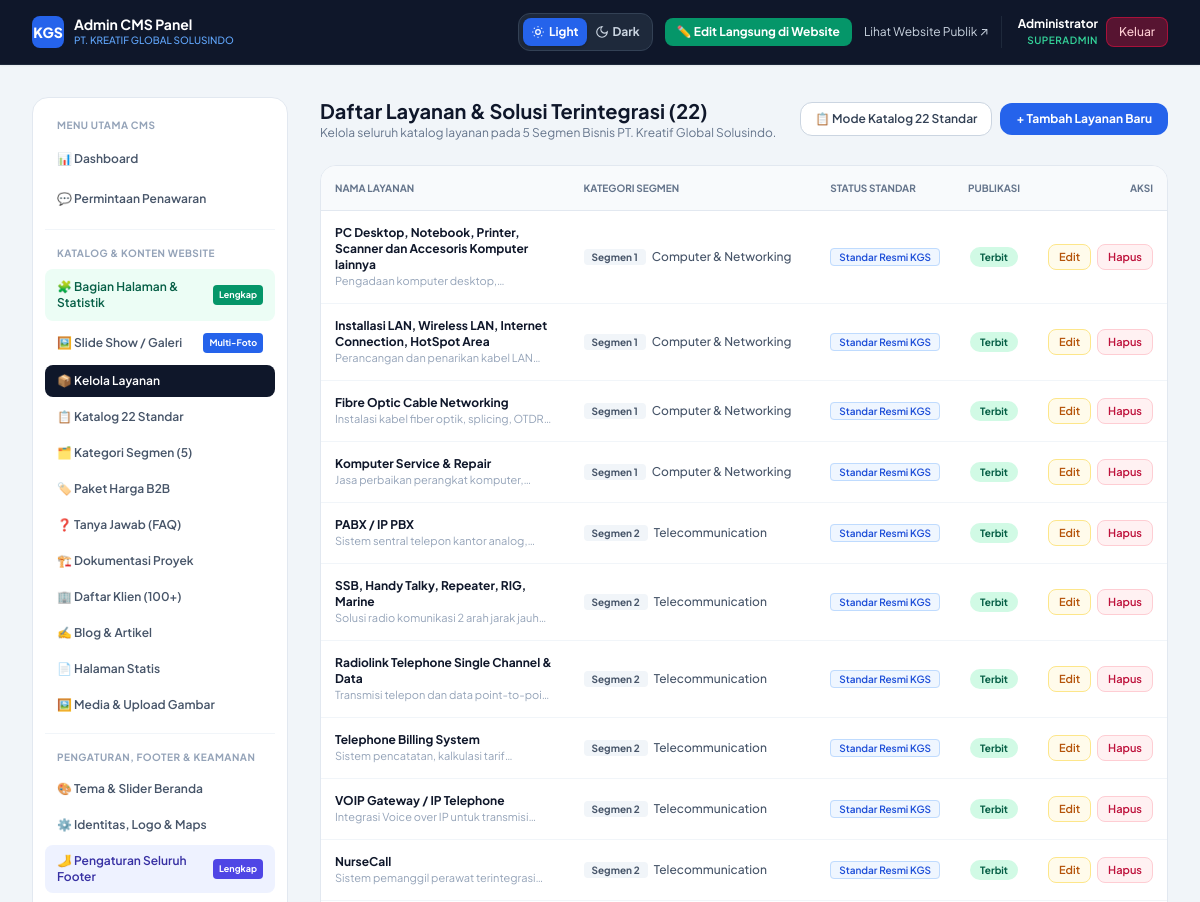
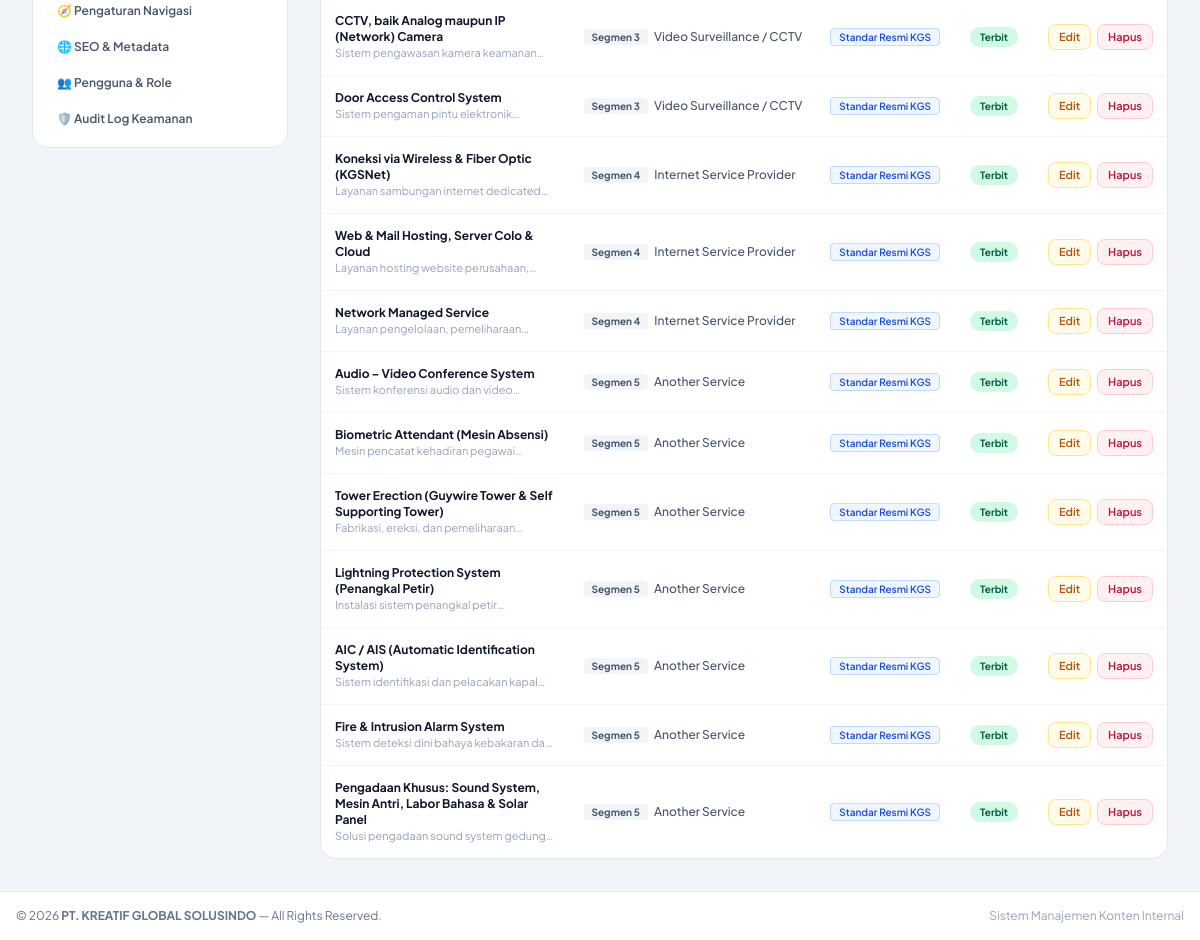
/admin/layanan.php (signed in), run on an earlier commit of the app's database (2 pictures, top to bottom).
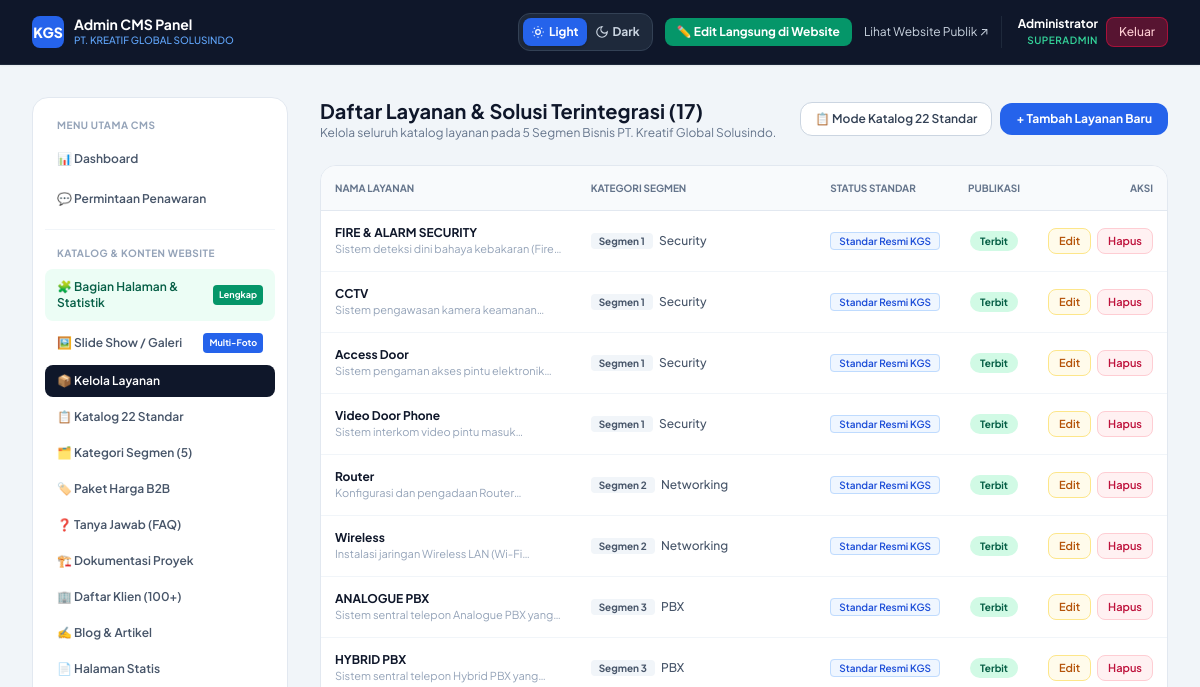
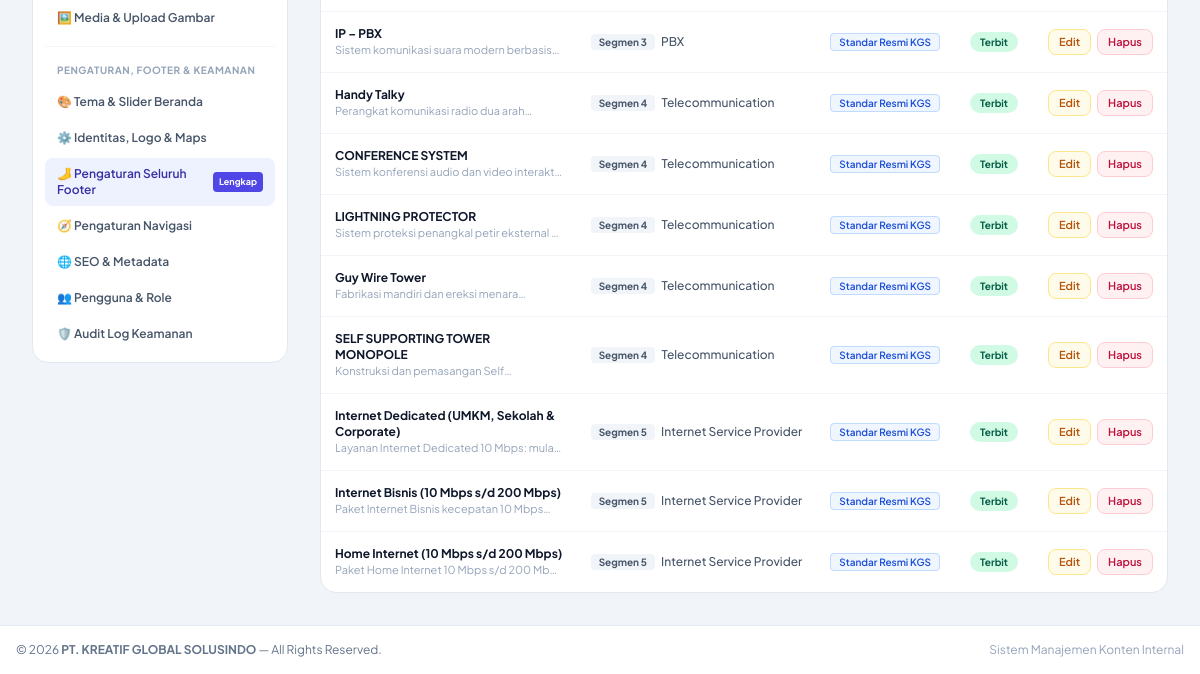
And on a later commit of the database (2 pictures, top to bottom).
### tables this page shows
CREATE TABLE IF NOT EXISTS `services` (
  `id` INT AUTO_INCREMENT PRIMARY KEY,
  `category_id` INT NOT NULL,
  `name` VARCHAR(150) NOT NULL,
  `slug` VARCHAR(160) NOT NULL UNIQUE,
  `summary` TEXT NOT NULL,
  `description` LONGTEXT NOT NULL,
  `main_image` VARCHAR(255) DEFAULT NULL,
  `features` TEXT,
  `brands` TEXT,
  `target_sectors` TEXT,
  `pdf_page` INT NOT NULL DEFAULT 4,
  `verification_status` ENUM('Standar Resmi KGS', 'Terverifikasi dari PDF', 'Perlu Konfirmasi', 'Tambahan Disetujui Admin') DEFAULT 'Standar Resmi KGS',
  `admin_notes` TEXT,
  `meta_title` VARCHAR(255) DEFAULT NULL,
  `meta_description` TEXT,
  `is_published` TINYINT(1) DEFAULT 1,
  `sort_order` INT DEFAULT 0,
  `created_at` DATETIME DEFAULT CURRENT_TIMESTAMP,
  `updated_at` DATETIME DEFAULT CURRENT_TIMESTAMP ON UPDATE CURRENT_TIMESTAMP,
  FOREIGN KEY (`category_id`) REFERENCES `service_categories`(`id`) ON DELETE CASCADE
);

CREATE TABLE IF NOT EXISTS `service_categories` (
  `id` INT AUTO_INCREMENT PRIMARY KEY,
  `code` VARCHAR(50) NOT NULL UNIQUE,
  `segment_number` INT NOT NULL,
  `name` VARCHAR(100) NOT NULL,
  `description` TEXT,
  `pdf_page` INT NOT NULL DEFAULT 4,
  `is_active` TINYINT(1) DEFAULT 1,
  `created_at` DATETIME DEFAULT CURRENT_TIMESTAMP
);

### includes/functions.php (called while the page is built, shortened)
<?php
function e(?string $str): string {
    return htmlspecialchars($str ?? '', ENT_QUOTES | ENT_SUBSTITUTE, 'UTF-8');
}

### admin/layanan.php (the view, shortened to what this page needs)
<?php
require_once __DIR__ . '/layout-header.php';
$services = $pdo->query("SELECT s.*, c.name as category_name, c.segment_number FROM services s JOIN service_categories c ON s.category_id = c.id ORDER BY c.segment_number ASC, s.sort_order ASC, s.id ASC")->fetchAll();
?>
<div class="flex flex-col sm:flex-row items-start sm:items-center justify-between gap-4">
    <div>
        <h1 class="text-xl font-bold text-slate-900">Daftar Layanan & Solusi Terintegrasi (<?= count($services) ?>)</h1>
        <p class="text-xs text-slate-500">Kelola seluruh katalog layanan pada 5 Segmen Bisnis PT. Kreatif Global Solusindo.</p>
    </div>
    <div class="flex items-center gap-2">
        <a href="audit-pdf.php" class="px-3.5 py-2 bg-white hover:bg-slate-50 text-slate-700 border border-slate-300 text-xs font-semibold rounded-xl transition">
            📋 Mode Katalog 22 Standar
        </a>
        <a href="tambah-layanan.php" class="px-4 py-2 bg-blue-600 hover:bg-blue-700 text-white text-xs font-bold rounded-xl shadow-xs transition">
            + Tambah Layanan Baru
        </a>
    </div>
</div>
<div class="bg-white border border-slate-200 rounded-2xl overflow-hidden shadow-xs">
    <div class="overflow-x-auto">
        <table class="w-full text-left text-xs text-slate-700">
            <thead class="bg-slate-50 border-b border-slate-200 uppercase font-semibold text-[10px] text-slate-500">
                <tr>
                    <th class="p-3.5">Nama Layanan</th>
                    <th class="p-3.5">Kategori Segmen</th>
                    <th class="p-3.5">Status Standar</th>
                    <th class="p-3.5 text-center">Publikasi</th>
                    <th class="p-3.5 text-right">Aksi</th>
                </tr>
            </thead>
            <tbody class="divide-y divide-slate-100">
                <?php if (empty($services)): ?>
                    <tr>
                        <td colspan="5" class="p-8 text-center text-slate-400">Belum ada data layanan.</td>
                    </tr>
                <?php else: foreach ($services as $s): ?>
                <tr class="hover:bg-slate-50 transition">
                    <td class="p-3.5">
                        <div class="flex items-center gap-3">
                            <div>
                                <a href="../detail-layanan.php?slug=<?= e($s['slug']) ?>" target="_blank" class="font-bold text-slate-900 hover:text-blue-600 block">
                                    <?= e($s['name']) ?>
                                </a>
                                <div class="text-[11px] text-slate-400 line-clamp-1"><?= e($s['summary']) ?></div>
                            </div>
                        </div>
                    </td>
                    <td class="p-3.5 text-slate-600 font-medium whitespace-nowrap">
                        <span class="px-2 py-0.5 bg-slate-100 rounded text-[10px] font-bold mr-1">Segmen <?= (int)$s['segment_number'] ?></span>
                        <?= e($s['category_name']) ?>
                    </td>
                    <td class="p-3.5 whitespace-nowrap">
                        <span class="px-2 py-0.5 rounded text-[10px] font-semibold bg-blue-50 text-blue-700 border border-blue-200">
                            <?= e($s['verification_status'] ?: 'Standar Resmi KGS') ?>
                        </span>
                    </td>
                    <td class="p-3.5 text-center whitespace-nowrap">
                        <form method="POST" class="inline">
                            <button type="submit" class="px-2.5 py-0.5 rounded-full font-bold text-[10px] cursor-pointer <?= $s['is_published'] ? 'bg-emerald-100 text-emerald-800' : 'bg-slate-100 text-slate-500' ?>">
                                <?= $s['is_published'] ? 'Terbit' : 'Draft' ?>
                            </button>
                        </form>
                    </td>
                    <td class="p-3.5 text-right whitespace-nowrap">
                        <div class="flex items-center justify-end gap-1.5">
                            <a href="edit-layanan.php?id=<?= (int)$s['id'] ?>" class="px-2.5 py-1 bg-amber-50 hover:bg-amber-100 text-amber-700 border border-amber-200 rounded-lg font-semibold text-[11px]">
                                Edit
                            </a>
                            <form method="POST" action="layanan.php" onsubmit="return confirm('Hapus layanan ini secara permanen?');" class="inline">
                                <button type="submit" class="px-2.5 py-1 bg-rose-50 hover:bg-rose-100 text-rose-700 border border-rose-200 rounded-lg font-semibold text-[11px] cursor-pointer">
                                    Hapus
                                </button>
                            </form>
                        </div>
                    </td>
                </tr>
                <?php endforeach; endif; ?>
            </tbody>
        </table>
    </div>
</div>
<?php require_once __DIR__ . '/layout-footer.php'; ?>

What changed in the data, as far as the page shows it:
removed services: name "Tower Erection (Guywire Tower & Self Supporting Tower)", summary "Fabrikasi, ereksi, dan…", category.segment_number "5", category.name "Another Service", verification_status "Standar Resmi KGS", is_published "Terbit"
removed services: name "Lightning Protection System (Penangkal Petir)", summary "Instalasi sistem penangkal…", category.segment_number "5", category.name "Another Service", verification_status "Standar Resmi KGS", is_published "Terbit"
removed services: name "AIC / AIS (Automatic Identification System)", summary "Sistem identifikasi dan pelacakan…", category.segment_number "5", category.name "Another Service", verification_status "Standar Resmi KGS", is_published "Terbit"
removed services: name "Fire & Intrusion Alarm System", summary "Sistem deteksi dini bahaya kebakaran…", category.segment_number "5", category.name "Another Service", verification_status "Standar Resmi KGS", is_published "Terbit"
removed services: name "Pengadaan Khusus: Sound System, Mesin Antri, Labor Bahasa & Solar Panel", summary "Solusi pengadaan sound system…", category.segment_number "5", category.name "Another Service", verification_status "Standar Resmi KGS", is_published "Terbit"
changed services: name "PC Desktop, Notebook, Printer, Scanner dan Accesoris Komputer lainnya" → "FIRE & ALARM SECURITY"; summary "Pengadaan komputer…" → "Sistem deteksi dini bahaya kebakaran…"; category.name "Computer & Networking" → "Security"
changed services: name "Installasi LAN, Wireless LAN, Internet Connection, HotSpot Area" → "CCTV"; summary "Perancangan dan penarikan kabel…" → "Sistem pengawasan kamera…"; category.name "Computer & Networking" → "Security"
changed services: name "Fibre Optic Cable Networking" → "Access Door"; summary "Instalasi kabel fiber optik, splicing,…" → "Sistem pengaman akses pintu…"; category.name "Computer & Networking" → "Security"
changed services: name "Komputer Service & Repair" → "Video Door Phone"; summary "Jasa perbaikan perangkat…" → "Sistem interkom video pintu…"; category.name "Computer & Networking" → "Security"
changed services: name "PABX / IP PBX" → "Router"; summary "Sistem sentral telepon kantor…" → "Konfigurasi dan pengadaan…"; category.name "Telecommunication" → "Networking"
changed services: name "SSB, Handy Talky, Repeater, RIG, Marine" → "Wireless"; summary "Solusi radio komunikasi 2 arah jarak…" → "Instalasi jaringan Wireless LAN…"; category.name "Telecommunication" → "Networking"
changed services: name "Radiolink Telephone Single Channel & Data" → "ANALOGUE PBX"; summary "Transmisi telepon dan data…" → "Sistem sentral telepon Analogue PBX…"; category.segment_number "2" → "3"; category.name "Telecommunication" → "PBX"
changed services: name "Telephone Billing System" → "HYBRID PBX"; summary "Sistem pencatatan, kalkulasi…" → "Sistem sentral telepon Hybrid PBX…"; category.segment_number "2" → "3"; category.name "Telecommunication" → "PBX"
changed services: name "VOIP Gateway / IP Telephone" → "IP – PBX"; summary "Integrasi Voice over IP untuk…" → "Sistem komunikasi suara modern…"; category.segment_number "2" → "3"; category.name "Telecommunication" → "PBX"
changed services: name "NurseCall" → "Handy Talky"; summary "Sistem pemanggil perawat…" → "Perangkat komunikasi radio dua…"; category.segment_number "2" → "4"
changed services: name "CCTV, baik Analog maupun IP (Network) Camera" → "CONFERENCE SYSTEM"; summary "Sistem pengawasan kamera…" → "Sistem konferensi audio dan video…"; category.segment_number "3" → "4"; category.name "Video Surveillance / CCTV" → "Telecommunication"
changed services: name "Door Access Control System" → "LIGHTNING PROTECTOR"; summary "Sistem pengaman pintu…" → "Sistem proteksi penangkal petir eksternal…"; category.segment_number "3" → "4"; category.name "Video Surveillance / CCTV" → "Telecommunication"
changed services: name "Koneksi via Wireless & Fiber Optic (KGSNet)" → "Guy Wire Tower"; summary "Layanan sambungan internet…" → "Fabrikasi mandiri dan ereksi…"; category.name "Internet Service Provider" → "Telecommunication"
changed services: name "Web & Mail Hosting, Server Colo & Cloud" → "SELF SUPPORTING TOWER MONOPOLE"; summary "Layanan hosting website…" → "Konstruksi dan pemasangan…"; category.name "Internet Service Provider" → "Telecommunication"
changed services: name "Network Managed Service" → "Internet Dedicated (UMKM, Sekolah & Corporate)"; summary "Layanan pengelolaan,…" → "Layanan Internet Dedicated 10 Mbps:…"; category.segment_number "4" → "5"
changed services: name "Audio – Video Conference System" → "Internet Bisnis (10 Mbps s/d 200 Mbps)"; summary "Sistem konferensi audio dan…" → "Paket Internet Bisnis kecepatan 10…"; category.name "Another Service" → "Internet Service Provider"
changed services: name "Biometric Attendant (Mesin Absensi)" → "Home Internet (10 Mbps s/d 200 Mbps)"; summary "Mesin pencatat kehadiran…" → "Paket Home Internet 10 Mbps s/d 200…"; category.name "Another Service" → "Internet Service Provider"
Also different on the page:
count($services): "22" → "17"
